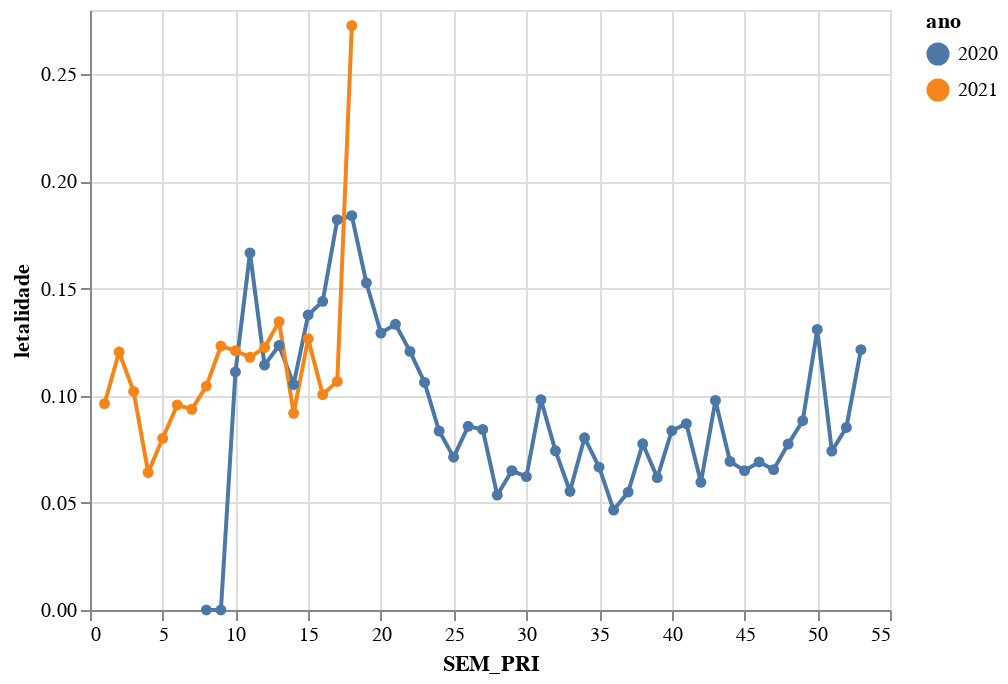

Here is the notebook cell this chart was saved with:
### Markdown cell above
## Letalidade dos casos de SRAG-COVID em crianças e adolecentes (até 19 anos)

> obs: Para o calculo da letalidade considerei tanto os casos de "obito" quanto "obito_outras_causas"

### Code cell
#hide-input

df_casos_concluidos = df_srag.query('CLASSI_FIN == "COVID-19" and EVOLUCAO in ("obito","cura","obito_outras_causas")')

index_cols = ['ano','SEM_PRI','faixa_etaria']

df_casos_concluidos_faixas = pd.DataFrame(df_casos_concluidos.groupby(by=index_cols).size(),columns=['casos'])

df_obitos = df_casos_concluidos.query('EVOLUCAO in ("obito","obito_outras_causas")')
df_obitos_faixas = pd.DataFrame(df_obitos.groupby(by=index_cols).size(),columns=['obitos'])

df_casos_concluidos_faixas
df_letalidate = pd.concat([df_casos_concluidos_faixas,df_obitos_faixas],axis=1).fillna(0) 
df_letalidate['letalidade'] = df_letalidate['obitos'] / df_letalidate['casos']


df_chart = df_letalidate.reset_index().query('faixa_etaria == "00-20"')
# outra forma de fazer a mesma coisa, não sei se seria mais eficiente.
# df_chart = df_letalidate.sort_index().loc[(slice(None),slice(None),slice('00-20')),:].reset_index()

alt.Chart(df_chart).mark_line(point=True).encode(
    x='SEM_PRI',
    y='letalidade',
    color='ano:N',
    tooltip=df_chart.columns.to_list()
)

### Figure 1 — Vega-Lite specification as saved in the notebook (floating-point values rounded to 4 significant figures)
{"config": {"view": {"continuousWidth": 400, "continuousHeight": 300}}, "data": {"name": "data-5c5b80e253987f2ab24b7b533a1b90f9"}, "mark": {"type": "line", "point": true}, "encoding": {"color": {"type": "nominal", "field": "ano"}, "tooltip": [{"type": "quantitative", "field": "ano"}, {"type": "quantitative", "field": "SEM_PRI"}, {"type": "nominal", "field": "faixa_etaria"}, {"type": "quantitative", "field": "casos"}, {"type": "quantitative", "field": "obitos"}, {"type": "quantitative", "field": "letalidade"}], "x": {"type": "quantitative", "field": "SEM_PRI"}, "y": {"type": "quantitative", "field": "letalidade"}}, "$schema": "https://vega.github.io/schema/vega-lite/v4.8.1.json", "datasets": {"data-5c5b80e253987f2ab24b7b533a1b90f9": [{"ano": 2020, "SEM_PRI": 8, "faixa_etaria": "00-20", "casos": 3, "obitos": 0.0, "letalidade": 0.0}, {"ano": 2020, "SEM_PRI": 9, "faixa_etaria": "00-20", "casos": 3, "obitos": 0.0, "letalidade": 0.0}, {"ano": 2020, "SEM_PRI": 10, "faixa_etaria": "00-20", "casos": 9, "obitos": 1.0, "letalidade": 0.1111}, {"ano": 2020, "SEM_PRI": 11, "faixa_etaria": "00-20", "casos": 24, "obitos": 4.0, "letalidade": 0.1667}, {"ano": 2020, "SEM_PRI": 12, "faixa_etaria": "00-20", "casos": 70, "obitos": 8.0, "letalidade": 0.1143}, {"ano": 2020, "SEM_PRI": 13, "faixa_etaria": "00-20", "casos": 81, "obitos": 10.0, "letalidade": 0.1235}, {"ano": 2020, "SEM_PRI": 14, "faixa_etaria": "00-20", "casos": 133, "obitos": 14.0, "letalidade": 0.1053}, {"ano": 2020, "SEM_PRI": 15, "faixa_etaria": "00-20", "casos": 138, "obitos": 19.0, "letalidade": 0.1377}, {"ano": 2020, "SEM_PRI": 16, "faixa_etaria": "00-20", "casos": 236, "obitos": 34.0, "letalidade": 0.1441}, {"ano": 2020, "SEM_PRI": 17, "faixa_etaria": "00-20", "casos": 302, "obitos": 55.0, "letalidade": 0.1821}, {"ano": 2020, "SEM_PRI": 18, "faixa_etaria": "00-20", "casos": 375, "obitos": 69.0, "letalidade": 0.184}, {"ano": 2020, "SEM_PRI": 19, "faixa_etaria": "00-20", "casos": 334, "obitos": 51.0, "letalidade": 0.1527}, {"ano": 2020, "SEM_PRI": 20, "faixa_etaria": "00-20", "casos": 441, "obitos": 57.0, "letalidade": 0.1293}, {"ano": 2020, "SEM_PRI": 21, "faixa_etaria": "00-20", "casos": 405, "obitos": 54.0, "letalidade": 0.1333}, {"ano": 2020, "SEM_PRI": 22, "faixa_etaria": "00-20", "casos": 406, "obitos": 49.0, "letalidade": 0.1207}, {"ano": 2020, "SEM_PRI": 23, "faixa_etaria": "00-20", "casos": 452, "obitos": 48.0, "letalidade": 0.1062}, {"ano": 2020, "SEM_PRI": 24, "faixa_etaria": "00-20", "casos": 479, "obitos": 40.0, "letalidade": 0.08351}, {"ano": 2020, "SEM_PRI": 25, "faixa_etaria": "00-20", "casos": 617, "obitos": 44.0, "letalidade": 0.07131}, {"ano": 2020, "SEM_PRI": 26, "faixa_etaria": "00-20", "casos": 490, "obitos": 42.0, "letalidade": 0.08571}, {"ano": 2020, "SEM_PRI": 27, "faixa_etaria": "00-20", "casos": 546, "obitos": 46.0, "letalidade": 0.08425}, {"ano": 2020, "SEM_PRI": 28, "faixa_etaria": "00-20", "casos": 541, "obitos": 29.0, "letalidade": 0.0536}, {"ano": 2020, "SEM_PRI": 29, "faixa_etaria": "00-20", "casos": 569, "obitos": 37.0, "letalidade": 0.06503}, {"ano": 2020, "SEM_PRI": 30, "faixa_etaria": "00-20", "casos": 482, "obitos": 30.0, "letalidade": 0.06224}, {"ano": 2020, "SEM_PRI": 31, "faixa_etaria": "00-20", "casos": 438, "obitos": 43.0, "letalidade": 0.09817}, {"ano": 2020, "SEM_PRI": 32, "faixa_etaria": "00-20", "casos": 350, "obitos": 26.0, "letalidade": 0.07429}, {"ano": 2020, "SEM_PRI": 33, "faixa_etaria": "00-20", "casos": 379, "obitos": 21.0, "letalidade": 0.05541}, {"ano": 2020, "SEM_PRI": 34, "faixa_etaria": "00-20", "casos": 336, "obitos": 27.0, "letalidade": 0.08036}, {"ano": 2020, "SEM_PRI": 35, "faixa_etaria": "00-20", "casos": 345, "obitos": 23.0, "letalidade": 0.06667}, {"ano": 2020, "SEM_PRI": 36, "faixa_etaria": "00-20", "casos": 343, "obitos": 16.0, "letalidade": 0.04665}, {"ano": 2020, "SEM_PRI": 37, "faixa_etaria": "00-20", "casos": 309, "obitos": 17.0, "letalidade": 0.05502}, {"ano": 2020, "SEM_PRI": 38, "faixa_etaria": "00-20", "casos": 245, "obitos": 19.0, "letalidade": 0.07755}, {"ano": 2020, "SEM_PRI": 39, "faixa_etaria": "00-20", "casos": 259, "obitos": 16.0, "letalidade": 0.06178}, {"ano": 2020, "SEM_PRI": 40, "faixa_etaria": "00-20", "casos": 263, "obitos": 22.0, "letalidade": 0.08365}, {"ano": 2020, "SEM_PRI": 41, "faixa_etaria": "00-20", "casos": 230, "obitos": 20.0, "letalidade": 0.08696}, {"ano": 2020, "SEM_PRI": 42, "faixa_etaria": "00-20", "casos": 235, "obitos": 14.0, "letalidade": 0.05957}, {"ano": 2020, "SEM_PRI": 43, "faixa_etaria": "00-20", "casos": 225, "obitos": 22.0, "letalidade": 0.09778}, {"ano": 2020, "SEM_PRI": 44, "faixa_etaria": "00-20", "casos": 202, "obitos": 14.0, "letalidade": 0.06931}, {"ano": 2020, "SEM_PRI": 45, "faixa_etaria": "00-20", "casos": 246, "obitos": 16.0, "letalidade": 0.06504}, {"ano": 2020, "SEM_PRI": 46, "faixa_etaria": "00-20", "casos": 275, "obitos": 19.0, "letalidade": 0.06909}, {"ano": 2020, "SEM_PRI": 47, "faixa_etaria": "00-20", "casos": 290, "obitos": 19.0, "letalidade": 0.06552}, {"ano": 2020, "SEM_PRI": 48, "faixa_etaria": "00-20", "casos": 310, "obitos": 24.0, "letalidade": 0.07742}, {"ano": 2020, "SEM_PRI": 49, "faixa_etaria": "00-20", "casos": 317, "obitos": 28.0, "letalidade": 0.08833}, {"ano": 2020, "SEM_PRI": 50, "faixa_etaria": "00-20", "casos": 275, "obitos": 36.0, "letalidade": 0.1309}, {"ano": 2020, "SEM_PRI": 51, "faixa_etaria": "00-20", "casos": 310, "obitos": 23.0, "letalidade": 0.07419}, {"ano": 2020, "SEM_PRI": 52, "faixa_etaria": "00-20", "casos": 270, "obitos": 23.0, "letalidade": 0.08519}, {"ano": 2020, "SEM_PRI": 53, "faixa_etaria": "00-20", "casos": 321, "obitos": 39.0, "letalidade": 0.1215}, {"ano": 2021, "SEM_PRI": 1, "faixa_etaria": "00-20", "casos": 374, "obitos": 36.0, "letalidade": 0.09626}, {"ano": 2021, "SEM_PRI": 2, "faixa_etaria": "00-20", "casos": 324, "obitos": 39.0, "letalidade": 0.1204}, {"ano": 2021, "SEM_PRI": 3, "faixa_etaria": "00-20", "casos": 304, "obitos": 31.0, "letalidade": 0.102}, {"ano": 2021, "SEM_PRI": 4, "faixa_etaria": "00-20", "casos": 296, "obitos": 19.0, "letalidade": 0.06419}, {"ano": 2021, "SEM_PRI": 5, "faixa_etaria": "00-20", "casos": 287, "obitos": 23.0, "letalidade": 0.08014}, {"ano": 2021, "SEM_PRI": 6, "faixa_etaria": "00-20", "casos": 324, "obitos": 31.0, "letalidade": 0.09568}, {"ano": 2021, "SEM_PRI": 7, "faixa_etaria": "00-20", "casos": 363, "obitos": 34.0, "letalidade": 0.09366}, {"ano": 2021, "SEM_PRI": 8, "faixa_etaria": "00-20", "casos": 402, "obitos": 42.0, "letalidade": 0.1045}, {"ano": 2021, "SEM_PRI": 9, "faixa_etaria": "00-20", "casos": 552, "obitos": 68.0, "letalidade": 0.1232}, {"ano": 2021, "SEM_PRI": 10, "faixa_etaria": "00-20", "casos": 471, "obitos": 57.0, "letalidade": 0.121}, {"ano": 2021, "SEM_PRI": 11, "faixa_etaria": "00-20", "casos": 424, "obitos": 50.0, "letalidade": 0.1179}, {"ano": 2021, "SEM_PRI": 12, "faixa_etaria": "00-20", "casos": 351, "obitos": 43.0, "letalidade": 0.1225}, {"ano": 2021, "SEM_PRI": 13, "faixa_etaria": "00-20", "casos": 275, "obitos": 37.0, "letalidade": 0.1345}, {"ano": 2021, "SEM_PRI": 14, "faixa_etaria": "00-20", "casos": 305, "obitos": 28.0, "letalidade": 0.0918}, {"ano": 2021, "SEM_PRI": 15, "faixa_etaria": "00-20", "casos": 229, "obitos": 29.0, "letalidade": 0.1266}, {"ano": 2021, "SEM_PRI": 16, "faixa_etaria": "00-20", "casos": 179, "obitos": 18.0, "letalidade": 0.1006}, {"ano": 2021, "SEM_PRI": 17, "faixa_etaria": "00-20", "casos": 75, "obitos": 8.0, "letalidade": 0.1067}, {"ano": 2021, "SEM_PRI": 18, "faixa_etaria": "00-20", "casos": 11, "obitos": 3.0, "letalidade": 0.2727}]}}
